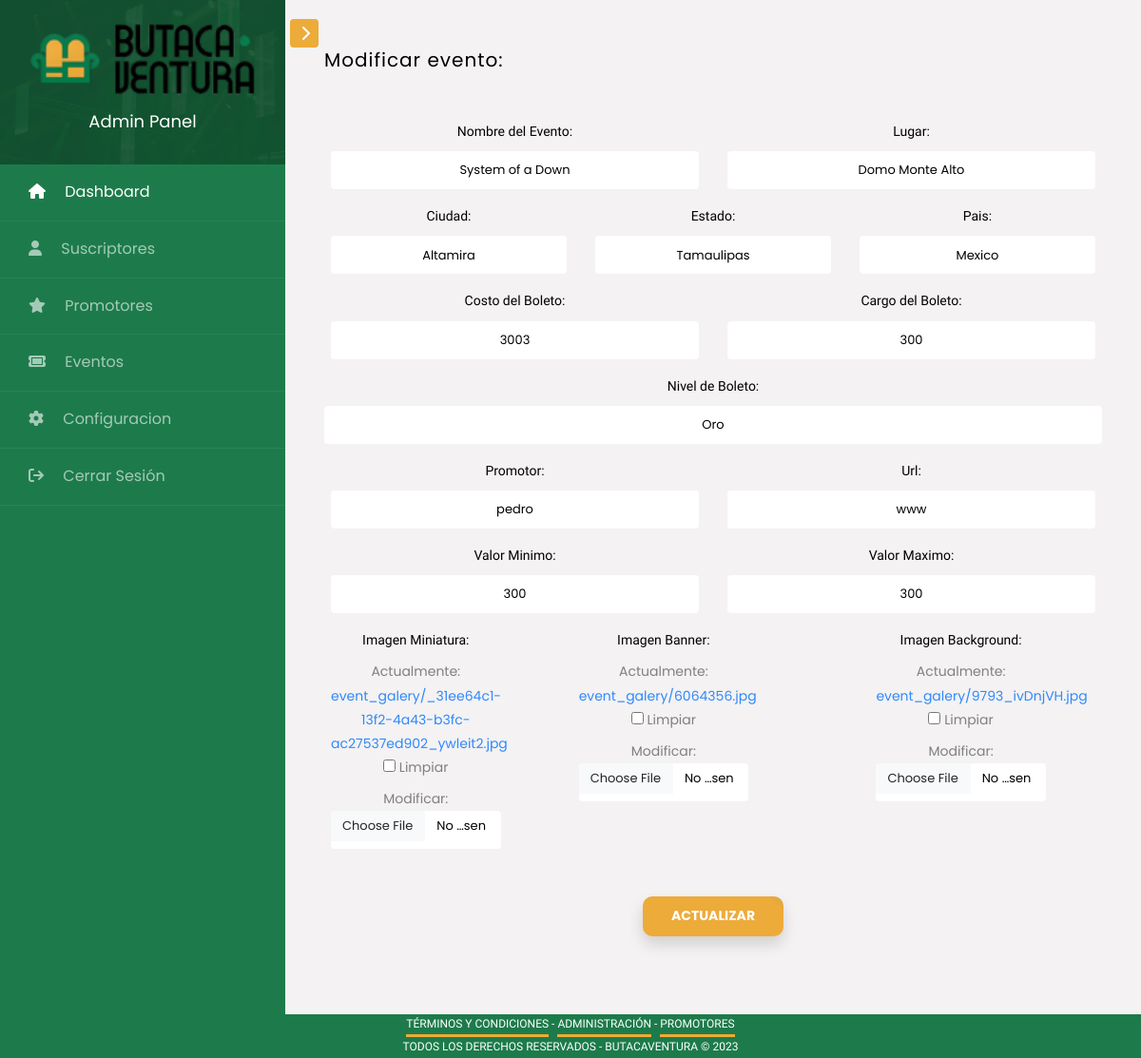
Screenshot of /event_update/8358faa4/ (signed in) with the database file from the repository.
### butaca/models.py (models this page shows, shortened)
class Event(models.Model):
    event_id = models.CharField(max_length=20, primary_key=True, unique=True)
    min_img = models.ImageField(default='', upload_to='event_galery', blank=True)
    bann_img = models.ImageField(default='', upload_to='event_galery', blank=True)
    bck_img = models.ImageField(default='', upload_to='event_galery', blank=True, null=True)
    name = models.CharField(max_length=50)
    date = models.DateField(auto_now=False, auto_now_add=False, null=True)
    location = models.CharField(max_length=50)
    state = models.ForeignKey(State, on_delete=models.CASCADE, null=True)
    city = models.ForeignKey(City, on_delete=models.CASCADE, null=True)
    country = models.ForeignKey(Country, on_delete=models.CASCADE, null=True)
    ticket_price = models.CharField(max_length=50, null=True)
    ticket_charge = models.CharField(max_length=50, null=True)
    ticket_level = models.CharField(max_length=50, null=True)
    url = models.CharField(max_length=50, null=True)
    min_price = models.CharField(max_length=50, null=True)
    max_price = models.CharField(max_length=50, null=True)
    active = models.BooleanField(default=False)
    promoter = models.ForeignKey(settings.AUTH_USER_MODEL, on_delete=models.CASCADE, related_name='promoter', null=True, blank=True)

### butaca/views.py (the view)
# urls.py: path('event_update/<str:event_id>/', EventUpdateview.as_view(), name='event_update'),
class EventUpdateview(LoginRequiredMixin, UpdateView):
    model = Event
    fields = ['name', 'location', 'ticket_price', 'active', 'promoter', 'min_img',
                    'bann_img', 'state', 'city', 'country',  'ticket_charge', 'url', 'min_price',
                    'max_price', 'ticket_level', 'bck_img']
    template_name = "butaca/event_update.html"
    success_url = reverse_lazy('event_list')
    def get_object(self, queryset=None):
        event_id = self.kwargs['event_id']
        obj = Event.objects.get(event_id=event_id)
        return obj

### users/models.py (called while the page is built)
    def __str__(self):
        return self.name

    def __str__(self):
        return self.name

    def __str__(self):
        return self.name

### butaca/templates/butaca/event_update.html (shortened to what this page needs)
{% extends 'base_dashboard.html' %}
{% block content %}
<form method='POST' class="row g-3" enctype="multipart/form-data">
    {% load widget_tweaks %}
    <h5 class="fw-normal mb-3 pb-3" style="letter-spacing: 1px;">Modificar evento:</h5>
    <div class="col-md-6 text-center">
        <label  class="form-label formfontblk">Nombre del Evento:</label>
        {{ form.name|add_class:"form-control text-center shadow"}}
      </div>
    <div class="col-md-6 text-center">
        <label  class="form-label formfontblk">Lugar:</label>
        {{ form.location|add_class:"form-control text-center shadow"}}
    </div>
    <div class="col-md-4 text-center">
        <label  class="form-label formfontblk">Ciudad:</label>
        {{ form.city|add_class:"form-control text-center shadow"}}
    </div>
    <div class="col-md-4 text-center">
        <label  class="form-label formfontblk">Estado:</label>
        {{ form.state|add_class:"form-control text-center shadow"}}
    </div>
    <div class="col-md-4 text-center">
        <label  class="form-label formfontblk">Pais:</label>
        {{ form.country|add_class:"form-control text-center shadow"}}
    </div>
    <div class="col-md-6 text-center">
        <label  class="form-label formfontblk">Costo del Boleto:</label>
        {{ form.ticket_price|add_class:"form-control text-center shadow"}}
    </div>
    <div class="col-md-6 text-center">
        <label  class="form-label formfontblk">Cargo del Boleto:</label>
        {{ form.ticket_charge|add_class:"form-control text-center shadow"}}
    </div>
    <div class="text-center">
        <label  class="form-label formfontblk">Nivel de Boleto:</label>
        {{ form.ticket_level|add_class:"form-control text-center shadow"}}
    </div>
    <div class="col-md-6 text-center">
        <label  class="form-label formfontblk">Promotor:</label>
        {{ form.promoter|add_class:"form-control text-center shadow"}}
    </div>
    <div class="col-md-6 text-center">
        <label  class="form-label formfontblk">Url:</label>
        {{ form.url|add_class:"form-control text-center shadow"}}
    </div>
    <div class="col-md-6 text-center">
        <label  class="form-label formfontblk">Valor Minimo:</label>
        {{ form.min_price|add_class:"form-control text-center shadow"}}
    </div>
    <div class="col-md-6 text-center">
        <label  class="form-label formfontblk">Valor Maximo:</label>
        {{ form.max_price|add_class:"form-control text-center shadow"}}
    </div>
    <div class="col-md-3 text-center">
        <label  class="form-label formfontblk">Imagen Miniatura:</label>
        {{ form.min_img|add_class:"form-control text-center shadow"}}
    </div>
    <div class="col-md-3 mx-auto text-center">
        <label  class="form-label formfontblk">Imagen Banner:</label>
        {{ form.bann_img|add_class:"form-control text-center shadow"}}
    </div>
    <div class="col-md-3 mx-auto text-center">
        <label  class="form-label formfontblk">Imagen Background:</label>
        {{ form.bck_img|add_class:"form-control text-center shadow"}}
    </div>
    <div class="col-12 text-center p-4">
        <button type="submit" class="button-87 shadow mx-auto" role="button">Actualizar</button>
      </div>
</form>
{% endblock content %}

### static/css/main.css (style rules this page uses)
.button-87 { margin: 10px; padding: 8px 30px; text-align: center; text-transform: uppercase; transition: 0.5s; background-size: 200% auto; color: #ffffff; border-radius: 10px; display: block; border: 0px; font-weight: 700; box-shadow: 0px 0px 14px -7px #EDAB3A; background-image: linear-gradient(45deg, #EDAB3A 0%, #EDAB3A 51%, #1D7B4B 100%); cursor: pointer; user-select: none; -webkit-user-select: none; touch-action: manipulation; }
.formfontblk { color: black; font-family: 'Comfortaa', sans-serif; }

### rows the page displays
Event: name "System of a Down", location "Domo Monte Alto", city "Altamira", state "Tamaulipas", country "Mexico", ticket_price "3003", ticket_charge "300", ticket_level "Oro", promoter "pedro", url "www", min_price "300", max_price "300"
